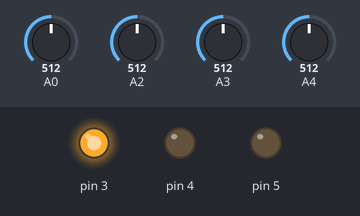
The sketch below on a simulated Arduino Uno, built with avr-gcc and run on an emulated ATmega328P. Parts: output pins drawn as LEDs (lit = HIGH). Inputs (shaded band) come from the test bench; at power-on: A0 = 512, A2 = 512, A3 = 512, A4 = 512. What the sketch prints to the serial monitor is not drawn.

Above: at 0.2 s.
Timing chart, 0 to 1.7 s (numbered marks = the images above):
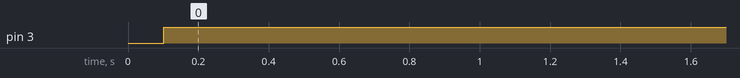

Measured:
- by itself, pin 3: LOW → HIGH at 0.10 s

The sketch:

InputTester.ino
```cpp
int voltage = 0;
int trigger_in = 0;
int lockout_in = 0;
int lockout_out = 0;
unsigned long initialStart = 0L;

int clock_sig = 0;
void setup() {
  // put your setup code here, to run once:
  voltage = 0;
  Serial.begin(115200);
  pinMode(3, OUTPUT);
  pinMode(4,OUTPUT);
  pinMode(5,OUTPUT);
  initialStart = millis();
}

void loop() {
  // put your main code here, to run repeatedly:
  if ((millis() - initialStart) < 100){
    digitalWrite(3, LOW);
    digitalWrite(4,LOW);
    digitalWrite(5,LOW);
  }else{
    digitalWrite(3, HIGH);
    digitalWrite(4,LOW);
    digitalWrite(5,LOW);
  }
  voltage = analogRead(A0);
  trigger_in = analogRead(A2);
  lockout_in = analogRead(A3);
  lockout_out = analogRead(A4);
//  if ((millis() - initialStart) < 10000){
  Serial.println(voltage);
//  Serial.print(" ");
//  Serial.print(trigger_in);
//  Serial.print(" ");
//  Serial.print(lockout_in);
//  Serial.print(" ");
//  Serial.println(lockout_out);
  delay(5);
//  }
}
```
